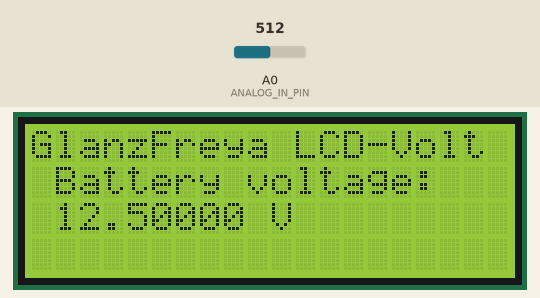
Recording of a sketch running on a simulated Arduino Uno, built with avr-gcc and run on an emulated ATmega328P. On the bench: 20×4 character LCD. The test bench sets the inputs (shaded band); at power-on: A0 (ANALOG_IN_PIN) = 512. What the sketch prints to the serial monitor is not drawn.

Above: at 1.3 s.
1.4 s: A0 (ANALOG_IN_PIN) set to 426
At 3.6 s:
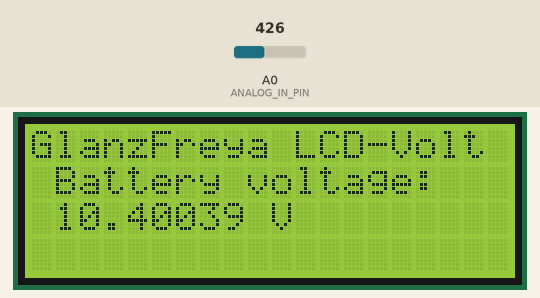
5.3 s: A0 (ANALOG_IN_PIN) set to 396
At 7.5 s:
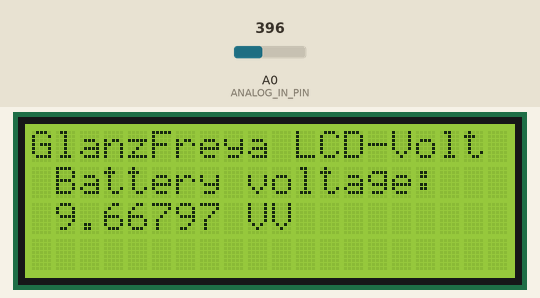
9.2 s: A0 (ANALOG_IN_PIN) set to 306
At 12.9 s:
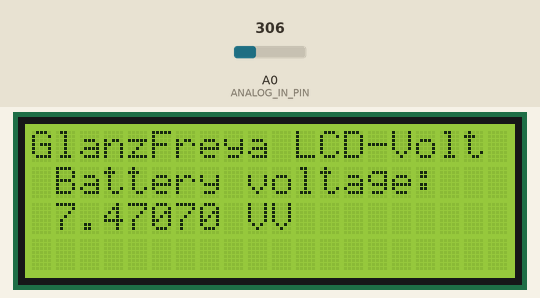
Timing chart, 0 to 14.4 s (numbered marks = the images above; inputs shaded):
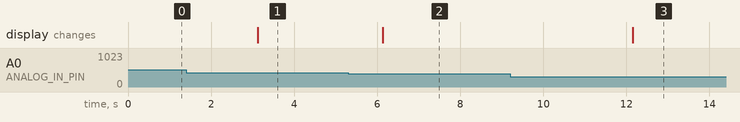

The sketch:

LCD_VoltageSensor.ino
```cpp
#include <Wire.h>
#include <LiquidCrystal_I2C.h>

#define ANALOG_IN_PIN A0

float adc_voltage = 0.0;
float in_voltage = 0.0;

float R1 = 30000.0;
float R2 = 7500.0;

float ref_voltage = 5.0;

int adc_value = 0;

LiquidCrystal_I2C lcd(0x27,20,4);
void setup()
{
  Serial.begin(9600);
  Serial.println("GlanzFreya LCD-Volt");
  lcd.init();
  lcd.clear();
  lcd.backlight();
  lcd.setCursor(0,0);
  lcd.print("GlanzFreya LCD-Volt");
  lcd.setCursor(1,1);
  lcd.print("Battery voltage:");
}


void loop()
{
  adc_value = analogRead(ANALOG_IN_PIN);

  adc_voltage  = (adc_value * ref_voltage) / 1024.0;

  in_voltage = adc_voltage / (R2 / (R1 + R2)) ;

  Serial.print("Input Voltage = ");
  Serial.println(in_voltage, 5);


  lcd.setCursor(1,2);
  lcd.print(in_voltage, 5);
  lcd.print(" V");
  delay(3000);
}
```

Measured:
- the behaviour switches between 410 and 409 on A0 (ANALOG_IN_PIN) (found by bisection; images 1 and 2)
- after the input at 1.4 s, the display: changes after 1.7 s (image 1)
- after the input at 5.3 s, the display: changes after 0.84 s (image 2)
- after the input at 9.2 s, the display: changes after 3.0 s (image 3)
